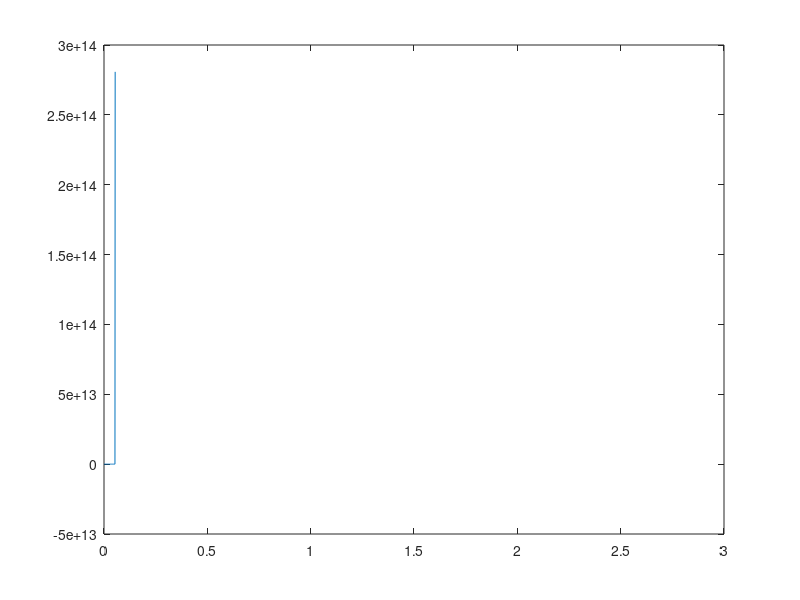

MATLAB code for this plot:
%Constants
capitance = 0.1; % microfarads per centimeter squared
applied_current = 15; %nanoampheres

sodium_displacement = 50; % displacement from the equilibrium  ...
                          % potential in milllivolts
potassium_displacement = -77; % displacement from the equilibrium ...
                              % potential in milllivolts
leakage_displacement = -54.4; % displacement from the equilibrium ...
                               % potential in milllivolts

sodium_conductance = 120; % maximum conductance in millisiemens per ...
                          % centimeters squared
potassium_conductance = 36; % maximum conductance in millisiemens per ...
                            % centimeters squared
leakage_conductance = 0.3; % maximum conductance in millisiemens per ...
                           % centimeters squared                        

time = 3; % milliseconds
delta_time = .001; % milliseconds
number_iterations = time/delta_time;
time_array = zeros(1, number_iterations); % time array

an = @(voltage) (0.01 * (voltage + 55))/(1 - exp(-(voltage + 55) / 10));
     % n-gate opening rate constant in meters per second
am = @(voltage) (0.1 * (voltage + 40))/(1 - exp(-(voltage + 40) / 10));
     % m-gate opening rate constant in meters per second
ah = @(voltage) (0.07 * exp(-(voltage + 65) / 20));
     % h-gate opening rate constant in meters per second
bn = @(voltage) (0.125 * exp(-(voltage + 65) / 80));
     % n-gate closing rate constant in meters per second
bm = @(voltage) (4 * exp(-(voltage + 65) / 18));
     % m-gate closing rate constant in meters per second
bh = @(voltage) (1 / (exp(-(voltage + 35) / 10) + 1));
     % h-gate closing rate constant in meters per second

sodium_channel_current = @(voltage, n, m, h) (sodium_conductance * m^3 * ...
    h * (voltage - sodium_displacement)); %nanoampheres
potassium_channel_current = @(voltage, n, m, h) (potassium_conductance * ...
    n^4 * (voltage - potassium_displacement)); %nanoampheres
leakage_current = @(voltage, n, m, h) (leakage_conductance * ...
	(voltage - leakage_displacement)); %nanoampheres

dvdt = @(voltage, n, m, h) (((1 / capitance) * ...
     (applied_current - (sodium_channel_current(voltage, n, m, h) + ...
     potassium_channel_current(voltage, n, m, h) + ...
     leakage_current(voltage, n, m, h)))));
dndt = @(voltage, n, m, h) ((an(voltage) * (1 - n) - bn(voltage) * n));
dmdt = @(voltage, n, m, h) ((am(voltage) * (1 - m) - bm(voltage) * m));
dhdt = @(voltage, n, m, h) ((ah(voltage) * (1 - h) - bh(voltage) * h));
   
% initial values
V = zeros(1, number_iterations); % initialized voltage array
V(1) = -65; % initial voltage in millivolts
n = zeros(1, number_iterations); % initialized n array
n(1) = an(V(1)) / (an(V(1)) + bn(V(1))); % initial n-value
m = zeros(1, number_iterations); % initialized m array
m(1) = am(V(1)) / (am(V(1)) + bm(V(1))); % initial m-value
h = zeros(1, number_iterations); % initialized h array
h(1) = ah(V(1)) / (ah(V(1)) + bh(V(1))); % initial h-value

%set the pump current opisite of leakage to offset it
I_p = -(leakage_current(V(1), n(1), m(1), h(1)));
       
for i = 2:number_iterations
    time_array(i) = (i - 1) * delta_time;
    
    k1 = delta_time * dvdt(V(i - 1), n(i - 1), m(i - 1), h(i - 1));
    n1 = delta_time * dndt(V(i - 1), n(i - 1), m(i - 1), h(i - 1));
    m1 = delta_time * dmdt(V(i - 1), n(i - 1), m(i - 1), h(i - 1)); 
    h1 = delta_time * dhdt(V(i - 1), n(i - 1), m(i - 1), h(i - 1));

    k2 = delta_time * dvdt(V(i - 1) + (0.5 * k1), n(i - 1) + ...
        (0.5 * n1), m(i - 1) + (0.5 * m1), h(i - 1) + (0.5 * h1));
    n2 = delta_time * dndt(V(i - 1) + (0.5 * k1), n(i - 1) + ...
        (0.5 * n1), m(i - 1) + (0.5 * m1), h(i - 1) + (0.5 * h1));
    m2 = delta_time * dmdt(V(i - 1) + (0.5 * k1), n(i - 1) + ...
        (0.5 * n1), m(i - 1) + (0.5 * m1), h(i - 1) + (0.5 * h1));
    h2 = delta_time * dhdt(V(i - 1) + (0.5 * k1), n(i - 1) + ...
        (0.5 * n1), m(i - 1) + (0.5 * m1), h(i - 1) + (0.5 * h1));

    k3 = delta_time * dvdt(V(i - 1) + (0.5 * k2), n(i - 1) + ...
        (0.5 * n2), m(i - 1) + (0.5 * m2), h(i - 1) + (0.5 * h2));
    n3 = delta_time * dndt(V(i - 1) + (0.5 * k2), n(i - 1) + ...
        (0.5 * n2), m(i - 1) + (0.5 * m2), h(i - 1) + (0.5 * h2));
    m3 = delta_time * dmdt(V(i - 1) + (0.5 * k2), n(i - 1) + ...
        (0.5 * n2), m(i - 1) + (0.5 * m2), h(i - 1) + (0.5 * h2));
    h3 = delta_time * dhdt(V(i - 1) + (0.5 * k2), n(i - 1) + ...
        (0.5 * n2), m(i - 1) + (0.5 * m2), h(i - 1) + (0.5 * h2));
 
    k4 = delta_time * dvdt(V(i - 1) + k3, n(i - 1) + n3, m(i - 1) + m3, ...
        h(i - 1) + h3);
    n4 = delta_time * dndt(V(i - 1) + k3, n(i - 1) + n3, m(i - 1) + m3, ...
        h(i - 1) + h3);
    m4 = delta_time * dmdt(V(i - 1) + k3, n(i - 1) + n3, m(i - 1) + m3, ...
        h(i - 1) + h3);
    h4 = delta_time * dhdt(V(i - 1) + k3, n(i - 1) + n3, m(i - 1) + m3, ...
        h(i - 1) + h3);

    V(i) = V(i - 1) + 1 / 6 * (k1 + 2 * k2 + 2 * k3 + k4) - I_p;
    n(i) = n(i - 1) + 1 / 6 * (n1 + 2 * n2 + 2 * n3 + n4);
    m(i) = m(i - 1) + 1 / 6 * (m1 + 2 * m2 + 2 * m3 + m4);
    h(i) = h(i - 1) + 1 / 6 * (h1 + 2 * h2 + 2 * h3 + h4);
end

figure()
plot(time_array, V)